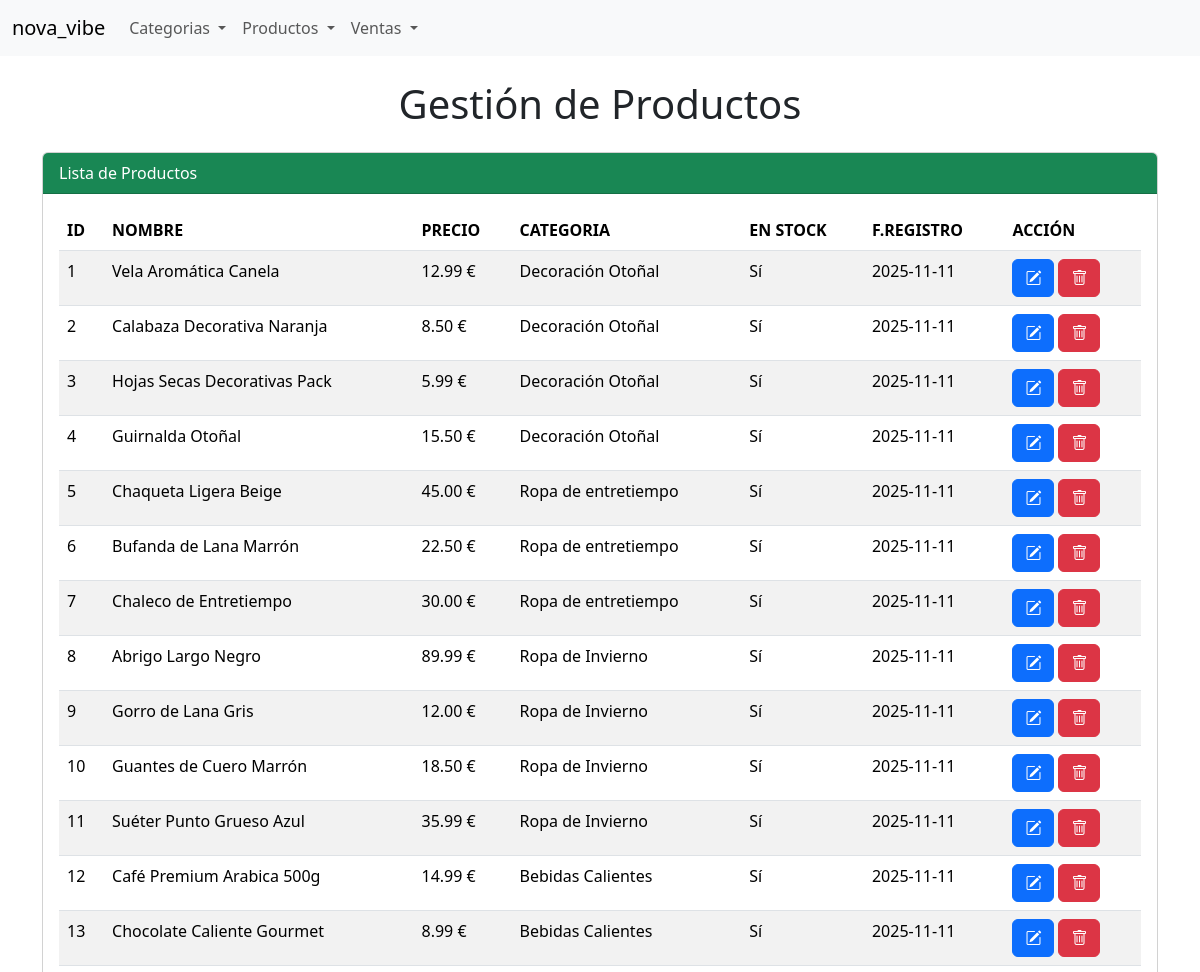
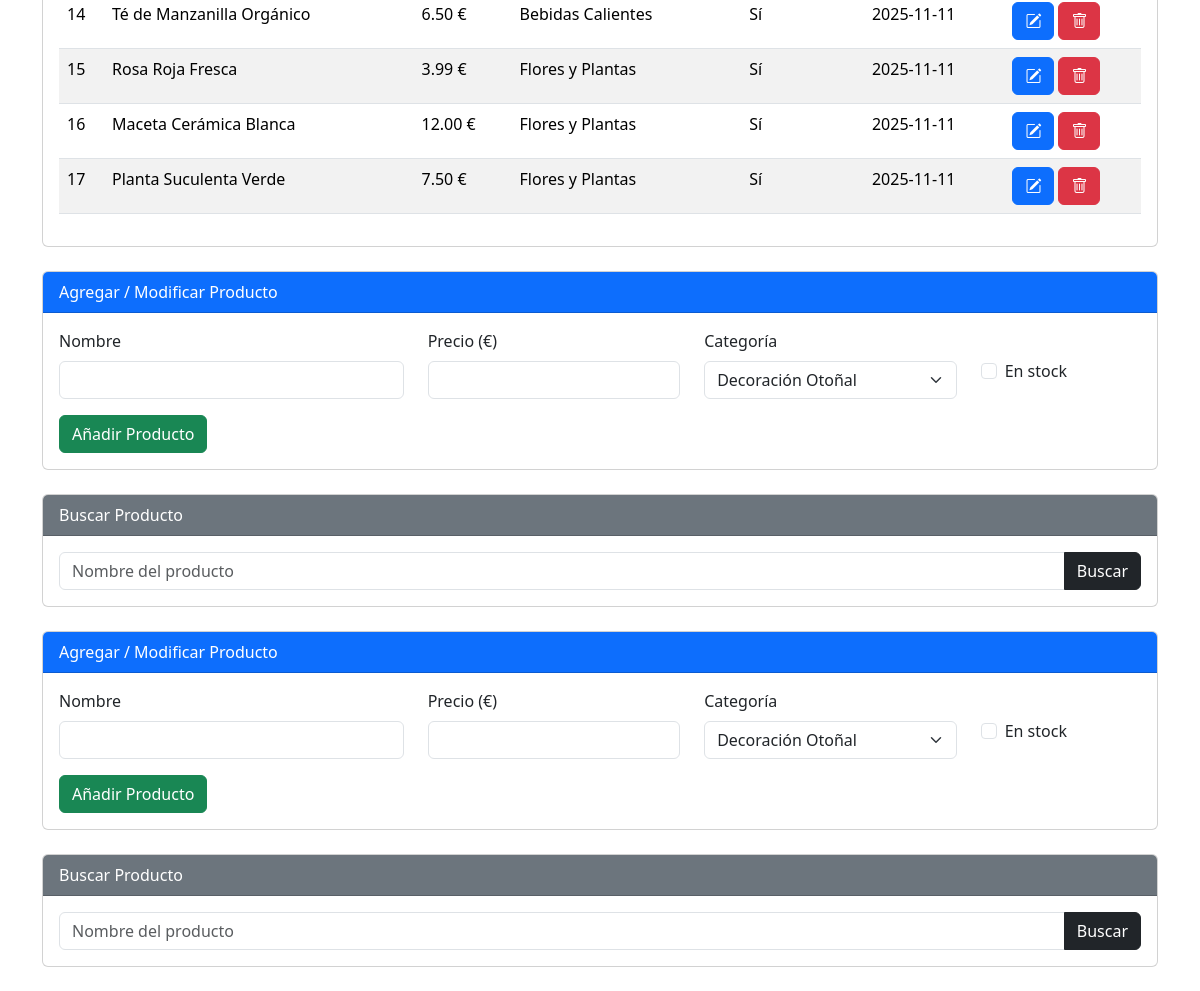
/Proyecto-PHP-main/productos.php, run on the app's committed database (2 pictures, top to bottom).
### tables this page shows
CREATE TABLE `product` (
    `id_product` int NOT NULL,
    `product_name` varchar(100) NOT NULL,
    `price` decimal(10, 2) NOT NULL,
    `id_category` int DEFAULT NULL,
    `in_stock` tinyint(1) DEFAULT '1',
    `registration_date` date DEFAULT(curdate())
);

CREATE TABLE `category` (
    `id_category` int NOT NULL,
    `category_name` varchar(100) NOT NULL,
    `description` varchar(255) DEFAULT NULL,
    `creation_date` datetime DEFAULT CURRENT_TIMESTAMP,
    `like_count` int DEFAULT NULL,
    `seasonal_product_available` tinyint(1) DEFAULT '0',
    `id_season` int DEFAULT NULL
);

### Proyecto-PHP-main/productos.php (the view, shortened to what this page needs)
<?php
$conexion = obtenerConexion();
$sql_listado = "SELECT p.*,c.category_name FROM product p, category c WHERE p.id_category=c.id_category";
$sql_categorias = "SELECT * FROM category";
$resultado_categorias = $conexion->query($sql_categorias);
$categorias = [];
if ($resultado_categorias) {
    while ($cat = $resultado_categorias->fetch_assoc()) {
        $categorias[] = $cat;
    }
}
$producto_buscado = null;
?>
<div class="container mt-4">
    <h1 class="text-center mb-4">Gestión de Productos</h1>
    <div class="card mb-4">
        <div class="card-header bg-success text-white">Lista de Productos</div>
        <div class="card-body">
            <table class='table table-striped'>
                <thead>
                    <tr>
                        <th>ID</th>
                        <th>NOMBRE</th>
                        <th>PRECIO</th>
                        <th>CATEGORIA</th>
                        <th>EN STOCK</th>
                        <th>F.REGISTRO</th>
                        <th>ACCIÓN</th>
                    </tr>
                </thead>
                <tbody>
                    <?php
                    $statement = $conexion->query($sql_listado);
                    if ($statement) {
                        while ($fila = $statement->fetch_assoc()) {
                            echo "<tr>";
                            echo "<td>" . htmlspecialchars($fila['id_product']) . "</td>";
                            echo "<td>" . htmlspecialchars($fila['product_name']) . "</td>";
                            echo "<td>" . htmlspecialchars($fila['price']) . " €</td>";
                            echo "<td>" . htmlspecialchars($fila['category_name']) . "</td>";
                            echo "<td>" . ($fila['in_stock'] == 0 ? 'No' : 'Sí') . "</td>";
                            echo "<td>" . htmlspecialchars($fila['registration_date']) . "</td>";
                            echo "<td>";
                            echo "<form class='d-inline me-1' action='productos.php' method='post'>";
                            echo "<button type='submit' class='btn btn-primary'><i class='bi bi-pencil-square'></i></button>";
                            echo "</form>";
                            echo "<form class='d-inline' action='productos.php' method='post'>";
                            echo "<button type='submit' class='btn btn-danger' onclick=\"return confirm('¿Estás seguro?');\"><i class='bi bi-trash'></i></button>";
                            echo "</form>";
                            echo "</td>";
                            echo "</tr>";
                        }
                    }
                    ?>
                </tbody>
            </table>
        </div>
    </div>
    <div class="card mb-4">
        <div class="card-header bg-primary text-white">Agregar / Modificar Producto</div>
        <div class="card-body">
            <form method="post">
                <div class="row mb-3">
                    <div class="col-md-4">
                        <label class="form-label">Nombre</label>
                        <input type="text" class="form-control" name="nombre_producto"
                            value="<?= isset($producto_buscado) && is_array($producto_buscado) && count($producto_buscado) > 0 ? htmlspecialchars($producto_buscado[0]['product_name']) : '' ?>" required>
                    </div>
                    <div class="col-md-3">
                        <label class="form-label">Precio (€)</label>
                        <input type="number" step="0.01" class="form-control" name="precio"
                            value="<?= isset($producto_buscado) && is_array($producto_buscado) && count($producto_buscado) > 0 ? htmlspecialchars($producto_buscado[0]['price']) : '' ?>" required>
                    </div>
                    <div class="col-md-3">
                        <label class="form-label">Categoría</label>
                        <select class="form-select" name="id_categoria" required>
                            <?php foreach ($categorias as $cat): ?>
                                <option value="<?= htmlspecialchars($cat['id_category']) ?>"
                                    <?= (isset($producto_buscado) && is_array($producto_buscado) && count($producto_buscado) > 0 && $producto_buscado[0]['id_category'] == $cat['id_category']) ? 'selected' : '' ?>>
                                    <?= htmlspecialchars($cat['category_name']) ?>
                                </option>
                            <?php endforeach; ?>
                        </select>
                    </div>
                    <div class="col-md-2 d-flex align-items-center">
                        <div class="form-check mt-3">
                            <input class="form-check-input" type="checkbox" name="en_stock"
                                <?= (isset($producto_buscado) && is_array($producto_buscado) && count($producto_buscado) > 0 && !empty($producto_buscado[0]['in_stock'])) ? 'checked' : '' ?>>
                            <label class="form-check-label">En stock</label>
                        </div>
                    </div>
                </div>
                <button type="submit" class="btn btn-success">
                    <?= (isset($producto_buscado) && is_array($producto_buscado) && count($producto_buscado) > 0) ? 'Guardar Cambios' : 'Añadir Producto' ?>
                </button>
            </form>
        </div>
    </div>
    <div class="card mb-4">
        <div class="card-header bg-secondary text-white">Buscar Producto</div>
        <div class="card-body">
            <form method="post">
                <div class="input-group">
                    <input type="text" class="form-control" name="buscar_nombre" placeholder="Nombre del producto" required>
                    <button type="submit" class="btn btn-dark">Buscar</button>
                </div>
            </form>
            </div>
        </div>
        <div class="card mb-4">
            <div class="card-header bg-primary text-white">Agregar / Modificar Producto</div>
            <div class="card-body">
                <form method="post">
                    <div class="row mb-3">
                        <div class="col-md-4">
                            <label class="form-label">Nombre</label>
                            <input type="text" class="form-control" name="nombre_producto"
                                value="<?= isset($producto_buscado) && is_array($producto_buscado) && count($producto_buscado) > 0 ? htmlspecialchars($producto_buscado[0]['product_name']) : '' ?>" required>
                        </div>
                        <div class="col-md-3">
                            <label class="form-label">Precio (€)</label>
                            <input type="number" step="0.01" class="form-control" name="precio"
                                value="<?= isset($producto_buscado) && is_array($producto_buscado) && count($producto_buscado) > 0 ? htmlspecialchars($producto_buscado[0]['price']) : '' ?>" required>
                        </div>
                        <div class="col-md-3">
                            <label class="form-label">Categoría</label>
                            <select class="form-select" name="id_categoria" required>
                                <?php foreach ($categorias as $cat): ?>
                                    <option value="<?= htmlspecialchars($cat['id_category']) ?>"
                                        <?= (isset($producto_buscado) && is_array($producto_buscado) && count($producto_buscado) > 0 && $producto_buscado[0]['id_category'] == $cat['id_category']) ? 'selected' : '' ?>>
                                        <?= htmlspecialchars($cat['category_name']) ?>
                                    </option>
                                <?php endforeach; ?>
                            </select>
                        </div>
                        <div class="col-md-2 d-flex align-items-center">
                            <div class="form-check mt-3">
                                <input class="form-check-input" type="checkbox" name="en_stock"
                                    <?= (isset($producto_buscado) && is_array($producto_buscado) && count($producto_buscado) > 0 && !empty($producto_buscado[0]['in_stock'])) ? 'checked' : '' ?>>
                                <label class="form-check-label">En stock</label>
                            </div>
                        </div>
                    </div>
                    <button type="submit" class="btn btn-success">
                        <?= (isset($producto_buscado) && is_array($producto_buscado) && count($producto_buscado) > 0) ? 'Guardar Cambios' : 'Añadir Producto' ?>
                    </button>
                </form>
            </div>
        </div>
        <div class="card mb-4">
            <div class="card-header bg-secondary text-white">Buscar Producto</div>
            <div class="card-body">
                <form method="post">
                    <div class="input-group">
                        <input type="text" class="form-control" name="buscar_nombre" placeholder="Nombre del producto" required>
                        <button type="submit" class="btn btn-dark">Buscar</button>
                    </div>
                </form>
            </div>
        </div>
    </div>

### data on the page
product: id_product "1", product_name "Vela Aromática Canela", price "12.99", id_category.category_name "Decoración Otoñal", in_stock "Sí", registration_date "2025-11-11"
product: id_product "2", product_name "Calabaza Decorativa Naranja", price "8.50", id_category.category_name "Decoración Otoñal", in_stock "Sí", registration_date "2025-11-11"
product: id_product "3", product_name "Hojas Secas Decorativas Pack", price "5.99", id_category.category_name "Decoración Otoñal", in_stock "Sí", registration_date "2025-11-11"
product: id_product "4", product_name "Guirnalda Otoñal", price "15.50", id_category.category_name "Decoración Otoñal", in_stock "Sí", registration_date "2025-11-11"
product: id_product "5", product_name "Chaqueta Ligera Beige", price "45.00", id_category.category_name "Ropa de entretiempo", in_stock "Sí", registration_date "2025-11-11"
product: id_product "6", product_name "Bufanda de Lana Marrón", price "22.50", id_category.category_name "Ropa de entretiempo", in_stock "Sí", registration_date "2025-11-11"
product: id_product "7", product_name "Chaleco de Entretiempo", price "30.00", id_category.category_name "Ropa de entretiempo", in_stock "Sí", registration_date "2025-11-11"
product: id_product "8", product_name "Abrigo Largo Negro", price "89.99", id_category.category_name "Ropa de Invierno", in_stock "Sí", registration_date "2025-11-11"
product: id_product "9", product_name "Gorro de Lana Gris", price "12.00", id_category.category_name "Ropa de Invierno", in_stock "Sí", registration_date "2025-11-11"
product: id_product "10", product_name "Guantes de Cuero Marrón", price "18.50", id_category.category_name "Ropa de Invierno", in_stock "Sí", registration_date "2025-11-11"
product: id_product "11", product_name "Suéter Punto Grueso Azul", price "35.99", id_category.category_name "Ropa de Invierno", in_stock "Sí", registration_date "2025-11-11"
product: id_product "12", product_name "Café Premium Arabica 500g", price "14.99", id_category.category_name "Bebidas Calientes", in_stock "Sí", registration_date "2025-11-11"
product: id_product "13", product_name "Chocolate Caliente Gourmet", price "8.99", id_category.category_name "Bebidas Calientes", in_stock "Sí", registration_date "2025-11-11"
product: id_product "14", product_name "Té de Manzanilla Orgánico", price "6.50", id_category.category_name "Bebidas Calientes", in_stock "Sí", registration_date "2025-11-11"
product: id_product "15", product_name "Rosa Roja Fresca", price "3.99", id_category.category_name "Flores y Plantas", in_stock "Sí", registration_date "2025-11-11"
product: id_product "16", product_name "Maceta Cerámica Blanca", price "12.00", id_category.category_name "Flores y Plantas", in_stock "Sí", registration_date "2025-11-11"
product: id_product "17", product_name "Planta Suculenta Verde", price "7.50", id_category.category_name "Flores y Plantas", in_stock "Sí", registration_date "2025-11-11"

### other printed values
form field id_categoria "Decoración Otoñal"
